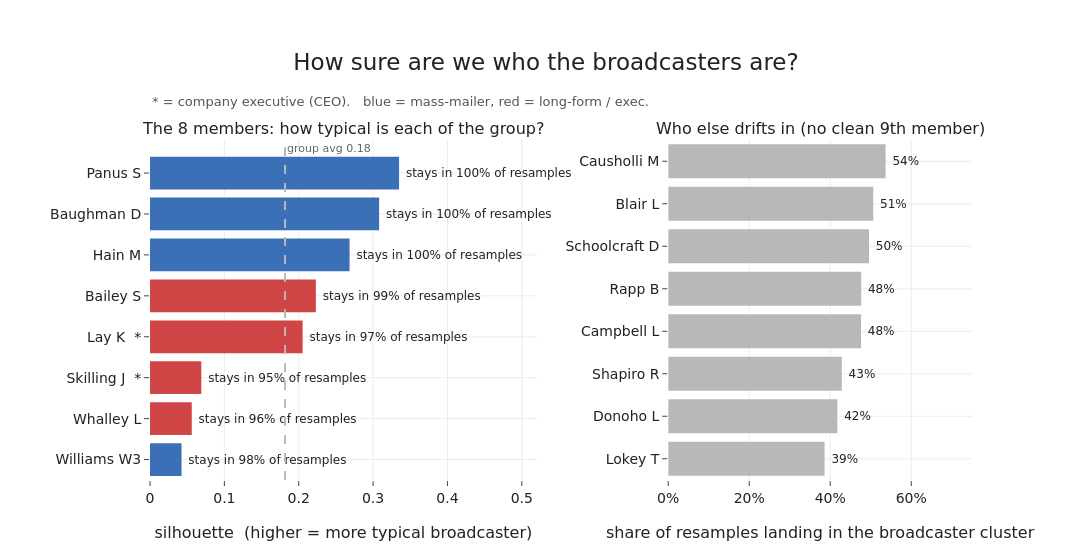

Notebook code for this chart:
### Markdown cell above
## Can we tell for sure who is in the broadcaster group?

Eight people fall in the broadcaster group. To see how solid that is we look at the membership
three ways.

The first is the silhouette of each member, which compares how close a person sits to their own
group against the nearest other group. A value near one means the person is deep inside the
broadcaster group; a value near zero means they sit on the fence with the internal majority. The
second is a resampling check: we redraw a random 80% of the 143 people six hundred times, rerun the
whole pipeline from scaling to the three-group cut on each draw, and record how often each person
lands back in the broadcaster cluster. A member who returns every time is a fixed part of the group;
one who returns three times in four has a vote that depends on who else is in the sample. The third
is a method swap, checking whether the same eight stay together under k-means and under deeper Ward
cuts into four and five groups.

### Code cell
roles = pd.read_parquet(CLEAN / "people_roles.parquet").set_index("owner")
sil = pd.Series(silhouette_samples(X, clabel), index=keep)

rng = np.random.default_rng(0)
rawb = Fraw["broadcast"].values
n = len(keep); m = int(0.8 * n)

def broadcaster_cluster(labels, idx):
    """the resampled cluster with the highest mean raw broadcast rate, matching the week-5 naming"""
    sub_b = rawb[idx]
    return max(np.unique(labels), key=lambda c: sub_b[labels == c].mean())

present = np.zeros(n); inbc = np.zeros(n)
for _ in range(600):
    s = rng.choice(n, m, replace=False)
    Xs = StandardScaler().fit_transform(F.iloc[s].values)
    labs = fcluster(linkage(Xs, "ward"), 3, "maxclust")
    bc = broadcaster_cluster(labs, s)
    present[s] += 1
    inbc[s[labs == bc]] += 1
rate = pd.Series(inbc / np.maximum(present, 1), index=keep)

def bcast_set(labels):
    return set(np.array(keep)[labels == broadcaster_cluster(labels, np.arange(n))])
methods = {"k-means k3": bcast_set(KMeans(3, n_init=10, random_state=0).fit_predict(X) + 1),
           "Ward k4": bcast_set(fcluster(Z, 4, "maxclust")),
           "Ward k5": bcast_set(fcluster(Z, 5, "maxclust"))}
print("all 8 stay together under:",
      [k for k, v in methods.items() if set(bcast) <= v], "(of", list(methods) , ")")

# --- figure ---
ms = sorted(bcast, key=lambda h: sil[h])
execs = {h for h in bcast if h in roles.index and bool(roles.loc[h, "is_executive"])}
flav  = {h: ("mass-mailer" if Fraw.loc[h, "broadcast"] >= 0.30 else "long-form / exec") for h in bcast}
labels = [disp(h) + ("  *" if h in execs else "") for h in ms]
cols   = [BLUE if flav[h] == "mass-mailer" else RED for h in ms]
fringe = rate[[h for h in keep if h not in bcast]].sort_values(ascending=False).head(8).sort_values()

fig = make_subplots(rows=1, cols=2, column_widths=[0.56, 0.44], horizontal_spacing=0.16,
    subplot_titles=["The 8 members: how typical is each of the group?",
                    "Who else drifts in (no clean 9th member)"])
fig.add_trace(go.Bar(y=labels, x=[sil[h] for h in ms], orientation="h", marker_color=cols,
    text=[f" stays in {rate[h]:.0%} of resamples" for h in ms], textposition="outside",
    textfont=dict(size=12), cliponaxis=False, showlegend=False), row=1, col=1)
fig.add_vline(x=float(sil.mean()), line=dict(color=GREY, dash="dash"), row=1, col=1)
fig.add_annotation(x=float(sil.mean()), y=7.6, text=f"group avg {sil.mean():.2f}", showarrow=False,
    font=dict(size=11, color="#666"), xanchor="left", row=1, col=1)
fig.update_xaxes(title_text="silhouette  (higher = more typical broadcaster)", range=[0, 0.52], row=1, col=1)
fig.add_trace(go.Bar(y=[disp(h) for h in fringe.index], x=fringe.values, orientation="h",
    marker_color=GREY, text=[f" {v:.0%}" for v in fringe.values], textposition="outside",
    textfont=dict(size=12), cliponaxis=False, showlegend=False), row=1, col=2)
fig.update_xaxes(title_text="share of resamples landing in the broadcaster cluster",
    range=[0, 0.75], tickformat=".0%", row=1, col=2)
fig.add_annotation(xref="paper", yref="paper", x=0, y=1.14, showarrow=False, xanchor="left",
    text="* = company executive (CEO).   blue = mass-mailer, red = long-form / exec.",
    font=dict(size=13, color="#555"))
fig.update_layout(title="How sure are we who the broadcasters are?")
save_fig(fig, "pc1_broadcaster_certainty.png", w=1300, h=560, margin=dict(l=150, r=120, t=140, b=80))

### Figure 1 — Plotly figure (JSON) as saved in the notebook; plotly's stock layout.template omitted (floating-point values rounded to 4 significant figures)
{"data": [{"cliponaxis": false, "marker": {"color": ["#3b6fb6", "#d04545", "#d04545", "#d04545", "#d04545", "#3b6fb6", "#3b6fb6", "#3b6fb6"]}, "orientation": "h", "showlegend": false, "text": [" stays in 98% of resamples", " stays in 96% of resamples", " stays in 95% of resamples", " stays in 97% of resamples", " stays in 99% of resamples", " stays in 100% of resamples", " stays in 100% of resamples", " stays in 100% of resamples"], "textfont": {"size": 12}, "textposition": "outside", "type": "bar", "x": [0.04242, 0.05616, 0.06902, 0.2053, 0.2231, 0.2684, 0.3081, 0.335], "xaxis": "x", "y": ["Williams W3", "Whalley L", "Skilling J  *", "Lay K  *", "Bailey S", "Hain M", "Baughman D", "Panus S"], "yaxis": "y"}, {"cliponaxis": false, "marker": {"color": "#b8b8b8"}, "orientation": "h", "showlegend": false, "text": [" 39%", " 42%", " 43%", " 48%", " 48%", " 50%", " 51%", " 54%"], "textfont": {"size": 12}, "textposition": "outside", "type": "bar", "x": [0.386, 0.4177, 0.4286, 0.4761, 0.4764, 0.4958, 0.5063, 0.5367], "xaxis": "x2", "y": ["Lokey T", "Donoho L", "Shapiro R", "Campbell L", "Rapp B", "Schoolcraft D", "Blair L", "Causholli M"], "yaxis": "y2"}], "layout": {"annotations": [{"font": {"size": 16}, "showarrow": false, "text": "The 8 members: how typical is each of the group?", "x": 0.2352, "xanchor": "center", "xref": "paper", "y": 1.0, "yanchor": "bottom", "yref": "paper"}, {"font": {"size": 16}, "showarrow": false, "text": "Who else drifts in (no clean 9th member)", "x": 0.8152, "xanchor": "center", "xref": "paper", "y": 1.0, "yanchor": "bottom", "yref": "paper"}, {"font": {"color": "#666", "size": 11}, "showarrow": false, "text": "group avg 0.18", "x": 0.1816, "xanchor": "left", "xref": "x", "y": 7.6, "yref": "y"}, {"font": {"color": "#555", "size": 13}, "showarrow": false, "text": "* = company executive (CEO).   blue = mass-mailer, red = long-form / exec.", "x": 0, "xanchor": "left", "xref": "paper", "y": 1.14, "yref": "paper"}], "height": 560, "margin": {"b": 80, "l": 150, "r": 120, "t": 140}, "shapes": [{"line": {"color": "#b8b8b8", "dash": "dash"}, "type": "line", "x0": 0.1816, "x1": 0.1816, "xref": "x", "y0": 0, "y1": 1, "yref": "y domain"}], "title": {"text": "How sure are we who the broadcasters are?"}, "width": 1300, "xaxis": {"anchor": "y", "domain": [0.0, 0.4704], "range": [0, 0.52], "title": {"text": "silhouette  (higher = more typical broadcaster)"}}, "xaxis2": {"anchor": "y2", "domain": [0.6304, 1.0], "range": [0, 0.75], "tickformat": ".0%", "title": {"text": "share of resamples landing in the broadcaster cluster"}}, "yaxis": {"anchor": "x", "domain": [0.0, 1.0]}, "yaxis2": {"anchor": "x2", "domain": [0.0, 1.0]}}}
